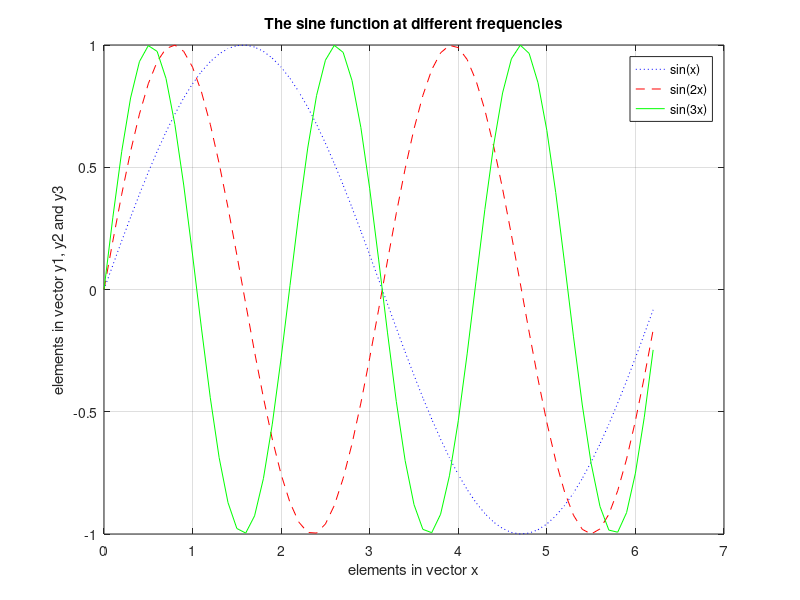

This figure's MATLAB source:
% -----------------------------------------------------
% plotting_sinecurves2.m
% -----------------------------------------------------
% Write a program that computes and plots the functions 
% sin(x), sin(2x) and sin(3x) from 0 to 2pi. 
% -----------------------------------------------------
% Notes: Use one plot command to plot multiple graphs. 
% -----------------------------------------------------
% Priya Thamburaj Goeser
% Original: January 10th 2011
% Modified: March 5th 2012
% Copyright (c) 2012 Priya Thamburaj Goeser. 
% All Rights Reserved.
%------------------------------------------------------

% Clear all variables and clear the command window
clear all 
clc

% Close all open figure windows
close all

% define x
x=[0:0.1:2*pi];

% compute y1, y2 and y3
y1=sin(x);
y2=sin(2*x);
y3=sin(3*x);

% open a figure window and plot the trig functions
figure
plot(x,y1,'b:',x,y2,'r--',x,y3,'g-');
legend('sin(x)','sin(2x)','sin(3x)');
xlabel('elements in vector x');
ylabel('elements in vector y1, y2 and y3');
title('The sine function at different frequencies');
grid on
